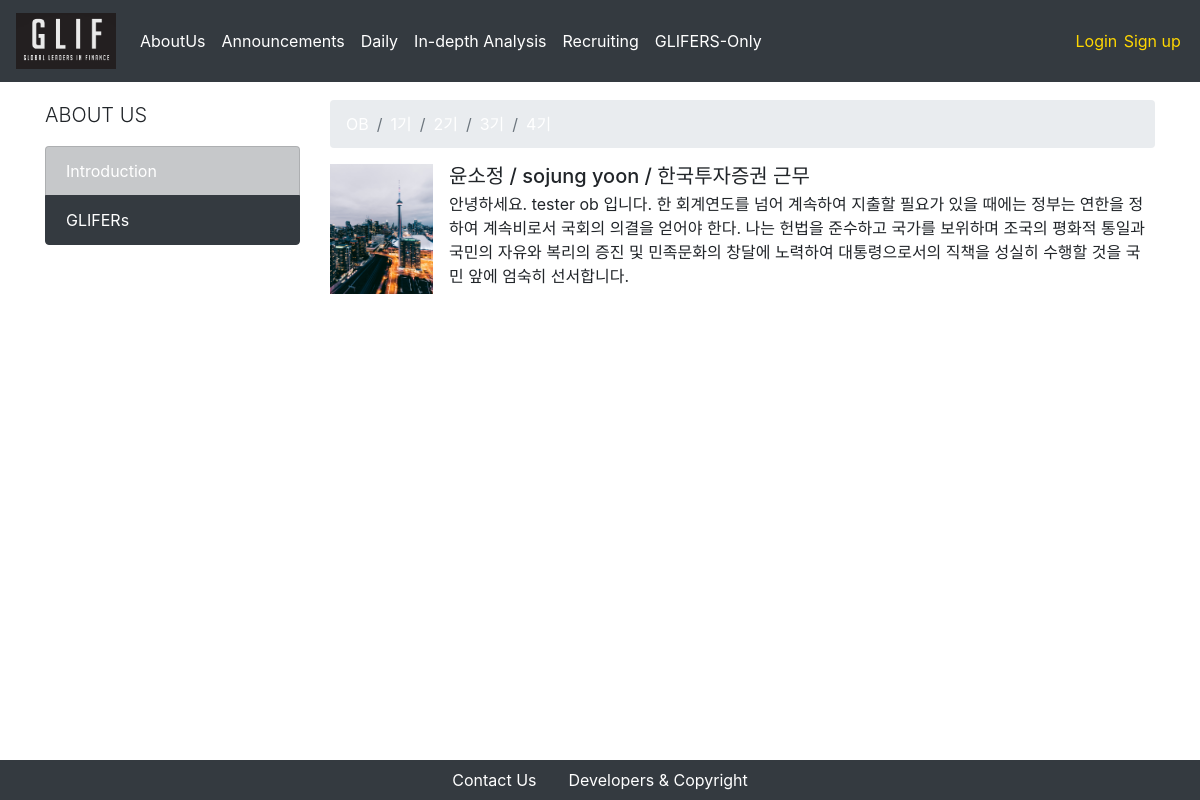
/aboutus/glifers/OB, run on the app's committed database.
### users/models.py (models this page shows, shortened)
class CustomUser(AbstractUser):
    name_en = models.CharField(max_length = 250)
    name_kr = models.CharField(max_length = 250)
    birthdate = models.DateField(default = "2000-01-01")
    phonenumber = models.CharField(max_length = 250)
    self_intro = models.TextField(max_length = 1000)
    workplace = models.CharField(max_length = 250, default = '')
    profile_img = models.FileField(upload_to = 'profiles/%Y/%m/%d/')
    glif_OB = 'OB'
    glif_1st = '1기'
    glif_2nd = '2기'
    glif_3rd = '3기'
    glif_4th = '4기'
    nth_CHOICES = (
        (glif_OB, 'OB'),
        (glif_1st, '1기'),
        (glif_2nd, '2기'),
        (glif_3rd, '3기'),
        (glif_4th, '4기'),
    )
    year_in_school = models.CharField(
        max_length=2,
        choices=nth_CHOICES,
        default=glif_4th,
    )

### aboutus_glifers/views.py (the view)
# urls.py: path('<nth>', GliferList.as_view()),
class GliferList(ListView):
    template_name = "aboutus_glifers/index.html"
    context_object_name = "glifers"
    model = CustomUser
    def get_queryset(self):
        qs = super(GliferList, self).get_queryset()
        return qs.filter(year_in_school__exact=self.kwargs['nth'])

### aboutus_glifers/templates/aboutus_glifers/index.html (shortened to what this page needs)
{% extends 'setups/base.html' %}
{% block body %}
<div class = "container">
    <div class = "row">
        <div class = "col-md-3 .hidden-phone">
            <p class = "lead">ABOUT US</p>
            <div class = "list-group">
                <li class = "list-group-item list-group-item-dark"> <a href="/aboutus/introduction">Introduction</a> </li>
                <li class = "list-group-item list-group-item-dark active"> <a href="/aboutus/glifers/OB">GLIFERs</a></li>
            </div>
        </div>
        <div class = "col-md-9">
            <nav aria-label="breadcrumb">
                <ol class="breadcrumb">
                    <li class="breadcrumb-item"><a href="/aboutus/glifers/OB">OB</a></li>
                    <li class="breadcrumb-item"><a href="/aboutus/glifers/1기">1기</a></li>
                    <li class="breadcrumb-item"><a href="/aboutus/glifers/2기">2기</a></li>
                    <li class="breadcrumb-item"><a href="/aboutus/glifers/3기">3기</a></li>
                    <li class="breadcrumb-item"><a href="/aboutus/glifers/4기">4기</a></li>
                </ol>
            </nav>
            <ul class="list-unstyled">
                {% for glifer in glifers %}
                    <li class="media">
                        <img src="{{ glifer.profile_img.url }}" class="align-self-start mr-3 profile-img" alt="...">
                        <div class="media-body">
                        <h5 class="mt-0 mb-1">{{ glifer.name_kr }} / {{ glifer.name_en }} / {{ glifer.workplace }}</h5>
                        {{ glifer.self_intro }}
                        </div>
                    </li>
                {% endfor %}
            </ul>
        </div>
    </div>
</div>
    {% block js %}
    {% load staticfiles %}
    {% endblock %}
{% endblock %}

### setups/static/setups/css/index.css (style rules this page uses)
.container { margin-top: 100px; margin-bottom: 100px; }
.list-group-item.active { z-index: 2; color: #fff; background-color: #343a40!important; border-color: #343a40!important; }

### setups/static/setups/css/navbar.css (style rules this page uses)
a { color: white; }

### setups/static/setups/css/aboutUs.css (style rules this page uses)
.profile-img { width: 103px; height: 130px; }

### data on the page
CustomUser: profile_img (picture), name_kr "윤소정", name_en "sojung yoon", workplace "한국투자증권 근무", self_intro "안녕하세요. tester ob 입니다. 한 회계연도를 넘어 계속하여 지출할 필요가 있을 때에는 정부는 연한을 정하여 계속비로서 국회의 의결을 얻어야 한다. 나는 헌법을 준수하고 국가를 보위하며 조국의 평화적 통일과 국민의 자유와 복리의 증진 및 민족문화의 창달에 노력하여 대통령으로서의 직책을 성실히 수행할 것을 국민 앞에 엄숙히 선서합니다."
